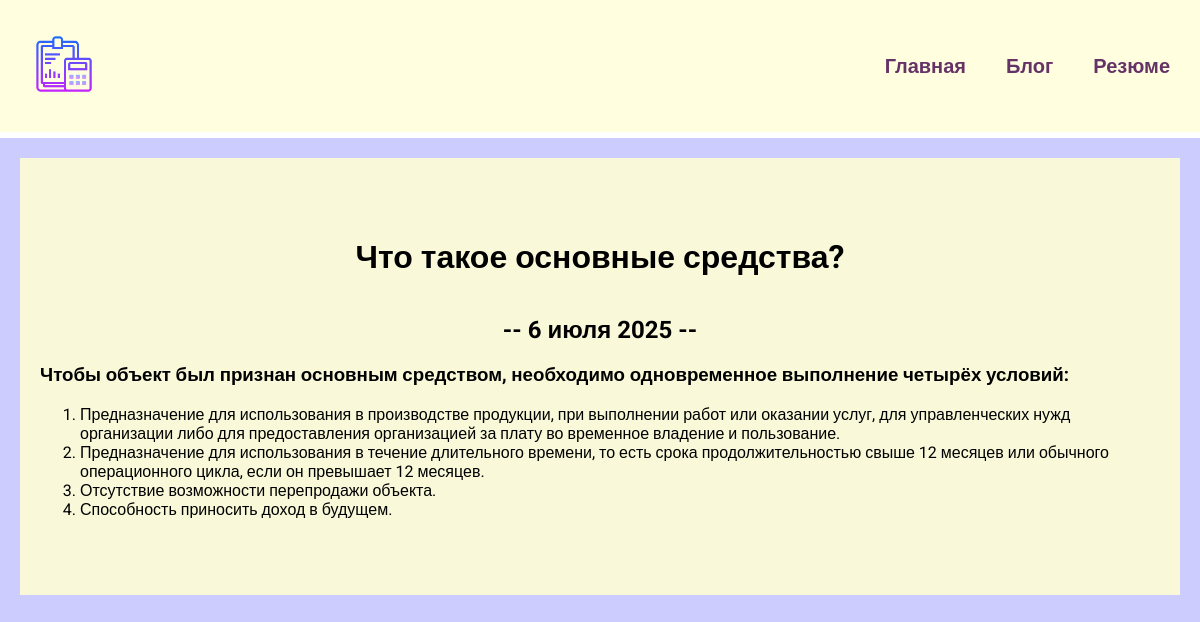
The app's page /blog/4/ with its own data.
### blog/models.py (models this page shows, shortened)
class Blog(models.Model):
    title = models.CharField(max_length=200)
    description = models.TextField()
    date = models.DateField()

### blog/views.py (the view)
# urls.py: path('<int:blog_id>/', views.detail, name="detail")
def detail(request, blog_id):
    blog = get_object_or_404(Blog, pk=blog_id)
    return render(request, 'blog/details.html', {'blog': blog})

### blog/templates/blog/details.html
{% extends 'skills/base.html' %}
{% block content %}
<div class="detail">
    <h1>{{ blog.title }}</h1>
    <h2>--  {{ blog.date|date:'j E Y'}} --</h2>
    {{ blog.description|safe }}
</div>
{% endblock %}

### skills/static/css/style.css (style rules this page uses)
body { font-family: "Roboto", sans-serif; background: #ccccff; padding: 0; margin: 0; }
h1 { text-align: center; margin: 60px 0 40px; }
h2 { text-align: center; margin: 20px 0; }
.detail { background: #f9f9da; padding: 20px 20px 60px; box-sizing: border-box; }

### records on screen
Blog: title "Что такое основные средства?", date "6 июля 2025", description "Чтобы объект был признан основным средством, необходимо одновременное выполнение четырёх условий: Предназначение для использования в производстве продукции, при выполнении работ или оказании услуг, для управленческих нужд организации либо для предоставления организацией за плату во временное владение и пользование. Предназначение для использования в течение длительного времени, то есть срока продолжительностью свыше 12 месяцев или обычного операционного цикла, если он превышает 12 месяцев. Отсутствие возможности перепродажи объекта. Способность приносить доход в будущем."
